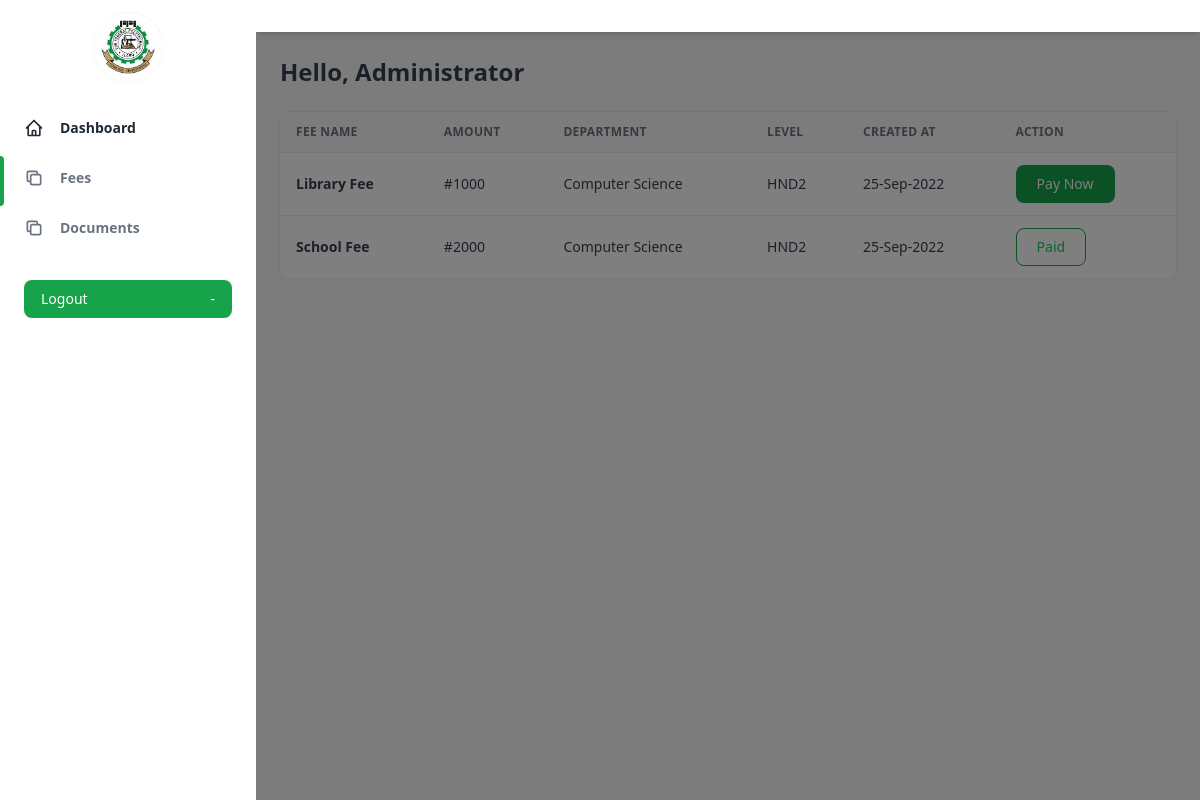
Screenshot of /student-dashboard/fees.php (signed in) with the database file from the repository.
### tables this page shows
CREATE TABLE `fee` (
  `id` int(11) NOT NULL,
  `name` varchar(255) NOT NULL,
  `amount` varchar(255) NOT NULL,
  `faculty` varchar(255) NOT NULL,
  `department` varchar(255) NOT NULL,
  `level` varchar(255) NOT NULL,
  `dt` timestamp NOT NULL DEFAULT current_timestamp() ON UPDATE current_timestamp()
);

### student-dashboard/fees.php (the view, shortened to what this page needs)
<?php
  require_once "../includes/connection.php";
  $matric_no = $_SESSION['matric_no'];
  $department = "";
  $level = "";
  $select = $conn->query("SELECT * FROM student WHERE matric_no = '$matric_no'");
  while($row = $select->fetch_assoc()) {
    $department = $row['department'];
    $level = $row['level'];
  }
?>
<!DOCTYPE html>
<html :class="{ 'theme-dark': dark }" x-data="data()" lang="en">
  <head>
    <script src="https://cdn.tailwindcss.com"></script>
    <link rel="stylesheet" href="../assets/css/tailwind.output.css" />
    <link
      rel="stylesheet"
      href="https://cdnjs.cloudflare.com/ajax/libs/Chart.js/2.9.3/Chart.min.css"
    />
  </head>
  <body>
    <div
      class="flex h-screen bg-gray-50 dark:bg-gray-900"
      :class="{ 'overflow-hidden': isSideMenuOpen }"
    >
      <aside
        class="z-20 hidden w-64 overflow-y-auto bg-white dark:bg-gray-800 md:block flex-shrink-0"
      >
        <div class="py-4 text-gray-500 dark:text-gray-400">
          <a
            class="ml-6 text-lg font-bold text-gray-800 dark:text-gray-200"
            href="#"
          >
          <img src="../assets/img/fpi.jpg" alt="" style="width: 70px; height: 70px;" class="-mt-8 mx-auto">
          </a>
          <ul class="mt-6">
            <li class="relative px-6 py-3">
              <a
                class="inline-flex items-center w-full text-sm font-semibold text-gray-800 transition-colors duration-150 hover:text-gray-800 dark:hover:text-gray-200 dark:text-gray-100"
                href="index.php"
              >
                <svg
                  class="w-5 h-5"
                  aria-hidden="true"
                  fill="none"
                  stroke-linecap="round"
                  stroke-linejoin="round"
                  stroke-width="2"
                  viewBox="0 0 24 24"
                  stroke="currentColor"
                >
                  <path
                    d="M3 12l2-2m0 0l7-7 7 7M5 10v10a1 1 0 001 1h3m10-11l2 2m-2-2v10a1 1 0 01-1 1h-3m-6 0a1 1 0 001-1v-4a1 1 0 011-1h2a1 1 0 011 1v4a1 1 0 001 1m-6 0h6"
                  ></path>
                </svg>
                <span class="ml-4">Dashboard</span>
              </a>
            </li>
          </ul>
          <ul>
          <li class="relative px-6 py-3">
            <span
                class="absolute inset-y-0 left-0 w-1 bg-green-600 rounded-tr-lg rounded-br-lg"
                aria-hidden="true"
              ></span>
            <a
              class="inline-flex items-center w-full text-sm font-semibold transition-colors duration-150 hover:text-gray-800 dark:hover:text-gray-200"
              href="fees.php"
            >
              <svg
                class="w-5 h-5"
                aria-hidden="true"
                fill="none"
                stroke-linecap="round"
                stroke-linejoin="round"
                stroke-width="2"
                viewBox="0 0 24 24"
                stroke="currentColor"
              >
                <path
                  d="M8 16H6a2 2 0 01-2-2V6a2 2 0 012-2h8a2 2 0 012 2v2m-6 12h8a2 2 0 002-2v-8a2 2 0 00-2-2h-8a2 2 0 00-2 2v8a2 2 0 002 2z"
                ></path>
              </svg>
              <span class="ml-4">Fees</span>
            </a>
          </li>
            <li class="relative px-6 py-3">
              <a
                class="inline-flex items-center w-full text-sm font-semibold transition-colors duration-150 hover:text-gray-800 dark:hover:text-gray-200"
                href="documents.php"
              >
                <svg
                  class="w-5 h-5"
                  aria-hidden="true"
                  fill="none"
                  stroke-linecap="round"
                  stroke-linejoin="round"
                  stroke-width="2"
                  viewBox="0 0 24 24"
                  stroke="currentColor"
                >
                  <path
                    d="M8 16H6a2 2 0 01-2-2V6a2 2 0 012-2h8a2 2 0 012 2v2m-6 12h8a2 2 0 002-2v-8a2 2 0 00-2-2h-8a2 2 0 00-2 2v8a2 2 0 002 2z"
                  ></path>
                </svg>
                <span class="ml-4">Documents</span>
              </a>
            </li>
           </ul>
          <div class="px-6 my-6">
            <a
              href="logout.php"
              class="flex items-center justify-between w-full px-4 py-2 text-sm font-medium leading-5 text-white transition-colors duration-150 bg-green-600 border border-transparent rounded-lg active:bg-green-600 hover:bg-green-700 focus:outline-none focus:shadow-outline-green"
            >
              Logout
              <span class="ml-2" aria-hidden="true">-</span>
            </a>
          </div>
        </div>
      </aside>
      <div
        x-show="isSideMenuOpen"
        x-transition:enter="transition ease-in-out duration-150"
        x-transition:enter-start="opacity-0"
        x-transition:enter-end="opacity-100"
        x-transition:leave="transition ease-in-out duration-150"
        x-transition:leave-start="opacity-100"
        x-transition:leave-end="opacity-0"
        class="fixed inset-0 z-10 flex items-end bg-black bg-opacity-50 sm:items-center sm:justify-center"
      ></div>
      <div class="flex flex-col flex-1 w-full">
        <header class="z-10 py-4 bg-white shadow-md dark:bg-gray-800">
        </header>
        <main class="h-full overflow-y-auto">
          <div class="container px-6 mx-auto grid">
            <h2
              class="my-6 text-2xl font-semibold text-gray-700 dark:text-gray-200"
            >
              Hello, Administrator
            </h2>
            <div class="w-full overflow-hidden rounded-lg shadow-xs">
              <div class="w-full overflow-x-auto">
                <table class="w-full whitespace-no-wrap">
                  <thead>
                    <tr
                      class="text-xs font-semibold tracking-wide text-left text-gray-500 uppercase border-b dark:border-gray-700 bg-gray-50 dark:text-gray-400 dark:bg-gray-800"
                    >
                      <th class="px-4 py-3">Fee name</th>
                      <th class="px-4 py-3">Amount</th>
                      <th class="px-4 py-3">Department</th>
                      <th class="px-4 py-3">Level</th>
                      <th class="px-4 py-3">Created At</th>
                      <th class="px-4 py-3">Action</th>
                    </tr>
                  </thead>
                  <tbody
                    class="bg-white divide-y dark:divide-gray-700 dark:bg-gray-800"
                  >
                  <?php
                    $select = $conn->query("SELECT * FROM fee WHERE department = '$department' AND `level` = '$level'");
                    while($row = $select->fetch_assoc()) {
                      $fee_id = $row['id'];
                    ?>
                      <tr class="text-gray-700 dark:text-gray-400">
                        <td class="px-4 py-3">
                          <p class="font-semibold text-sm"><?php echo $row['name'] ?></p>
                        </td>
                        <td class="px-4 py-3 text-sm">#<?php echo $row['amount'] ?></td>
                        <td class="px-4 py-3 text-sm"><?php echo $row['department'] ?></td>
                        <td class="px-4 py-3 text-sm"><?php echo $row['level'] ?></td>
                        <td class="px-4 py-3 text-sm">
                          <?php echo date("d-M-Y", strtotime($row['dt'])) ?>
                        </td>
                        <?php
                          $sel = $conn->query("SELECT * FROM payment WHERE fee_id = '$fee_id' AND matric_no = '$matric_no'");
                          if($sel->num_rows == 1) {
                          ?>
                            <td class="px-4 py-3 text-sm">
                              <a href="#paid">
                                  <button
                                      class="px-5 py-2 text-sm font-medium leading-5 text-green-500 transition-colors duration-150  border border-green-600 rounded-lg active:bg-green-600 hover:bg-green-700 hover:text-white focus:outline-none focus:shadow-outline-green"
                                  >
                                      Paid
                                  </button>
                              </a>
                            </td>
                          <?php
                          }
                          else {
                          ?>
                             <td class="px-4 py-3 text-sm">
                                <a href="pay-fee.php?fee_id=<?php echo $row['id'] ?>&student_id=<?php echo $matric_no ?>">
                                    <button
                                        class="px-5 py-2 text-sm font-medium leading-5 text-white transition-colors duration-150 bg-green-600 border border-transparent rounded-lg active:bg-green-600 hover:bg-green-700 focus:outline-none focus:shadow-outline-green"
                                    >
                                        Pay Now
                                    </button>
                                </a>
                              </td>
                          <?php
                          }
                        ?>
                      </tr>
                    <?php
                    }
                  ?>
                  </tbody>
                </table>
              </div>
            </div>
          </div>
        </main>
      </div>
    </div>
  </body>
</html>

### rows the page displays
fee: name "Library Fee", amount "1000", department "Computer Science", level "HND2", dt "25-Sep-2022"
fee: name "School Fee", amount "2000", department "Computer Science", level "HND2", dt "25-Sep-2022", shows "Paid"
